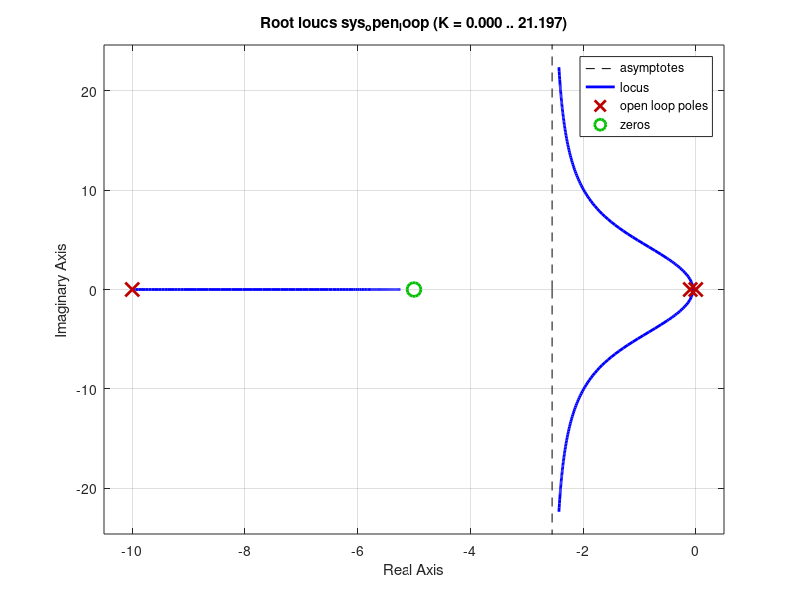
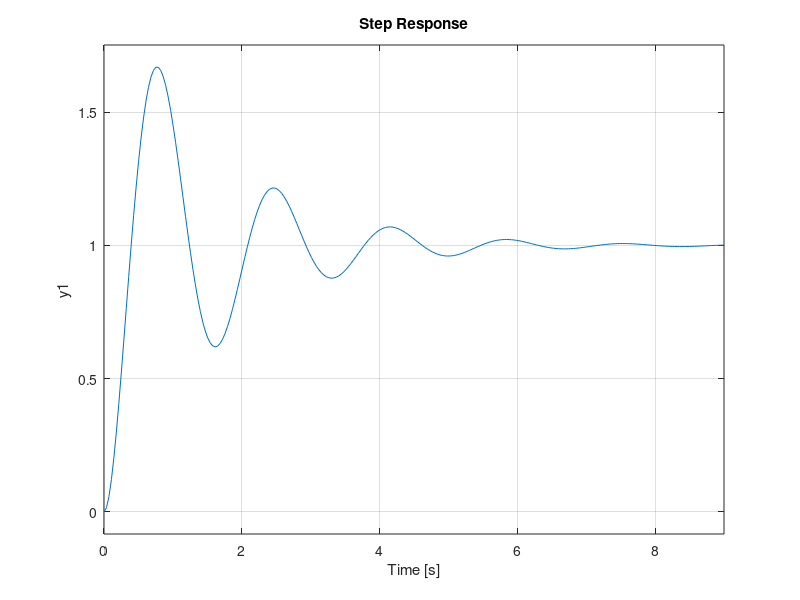

Write the MATLAB code that produced these figures, in order. (Note: this script raises an error after producing the figures.)
% Fuzzy Systems 2018 - Group 1 - T9
% Kosmas Tsiakas 8255
% Linear PI controller

%% CLEAR
clear all;
close all;

%% BEGIN
fprintf('\n *** begin %s ***\n\n',mfilename);

%% INITIALIZE
% Gc(s)
numc = [1 5];
denc = [1 0];
gc = tf(numc, denc);

% Gp(s)
nump = [25];
denp = [1 10.1 1];
gp = tf(nump, denp);

% Open loop system
sys_open_loop = series(gc, gp);

% Create the root locus plot
figure;
rlocus(sys_open_loop)

% Closed loop system
K = 1;
sys_open_loop = K * sys_open_loop; % We have chosen K
sys_closed_loop = feedback(sys_open_loop, 1, -1);

figure;
step(sys_closed_loop);

info = stepinfo(sys_closed_loop);

if info.RiseTime > 0.6
    fprintf('Rise Time is : %d. Try another value.',info.RiseTime);
end
if info.Overshoot > 8
    fprintf('Overshoot is : %d. Try another value.',info.Overshoot);
end

fprintf('\n *** %s has finished ***\n\n',mfilename);